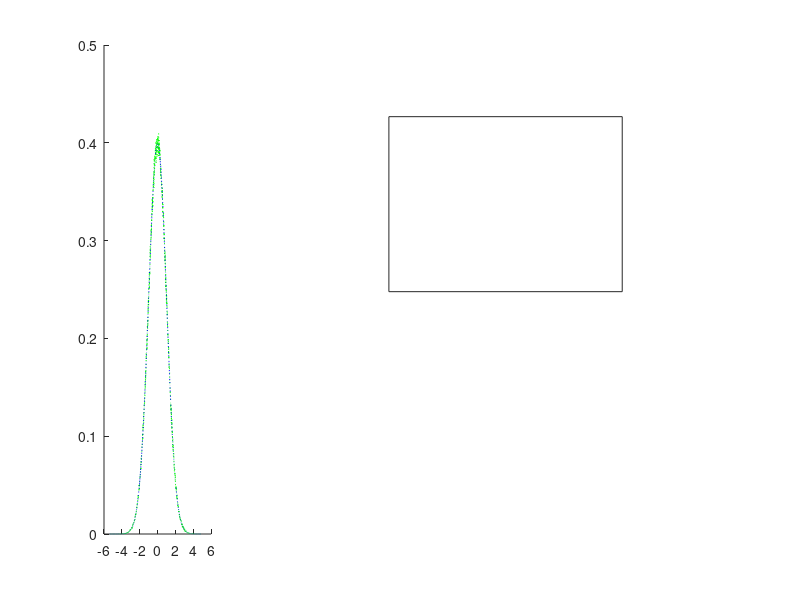

This figure's MATLAB source: (Note: this script raises an error after producing the figure.)
clear;
hold off;
clf;

title({'';''})
figure(1)

avg = [0, 2, -5, .5];
sigma = [1, 5, .1, .01];
sigma2 = sigma.^2;
bins = 1000;

for i = 1:4
  % generate random sequence of normally-distributed numbers
  a = avg(i) + randn(1e6, 1) * sigma(i);
  % generate and plot histogram of it
  [hh, xx] = hist(a, bins);
  
  % generate and plot probability density function
  x = linspace(min(a), max(a), bins);
  px = 1/sqrt(2*sigma2(i)*pi) * exp(-(x-avg(i)).^2 / (2*sigma2(i)));
  
  % plot histogram and probability density function
  subplot(1,4,i)
  hold on;
  binwidth = xx(2)-xx(1);
  plot(xx, hh/(sum(hh)*binwidth), ":g")
  plot(x, px, ":b")
  legend({})
  
  hold off;
end
